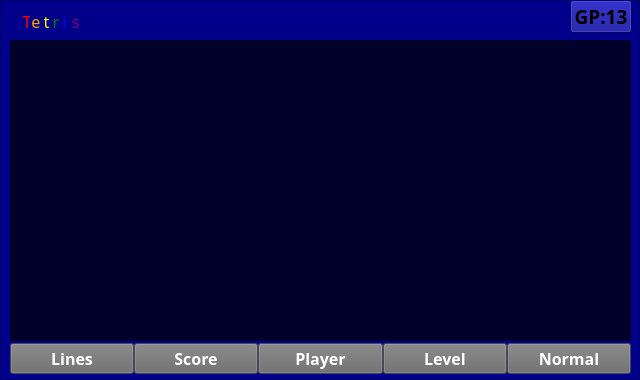
<?xml version="1.0" encoding="UTF-8"?>
<ui version="4.0">
 <class>MainWindow</class>
 <widget class="QMainWindow" name="MainWindow">
  <property name="geometry">
   <rect>
    <x>0</x>
    <y>0</y>
    <width>640</width>
    <height>380</height>
   </rect>
  </property>
  <property name="minimumSize">
   <size>
    <width>640</width>
    <height>380</height>
   </size>
  </property>
  <property name="maximumSize">
   <size>
    <width>640</width>
    <height>380</height>
   </size>
  </property>
  <property name="windowTitle">
   <string>Tetris</string>
  </property>
  <widget class="QWidget" name="centralwidget">
   <property name="minimumSize">
    <size>
     <width>640</width>
     <height>380</height>
    </size>
   </property>
   <property name="maximumSize">
    <size>
     <width>640</width>
     <height>380</height>
    </size>
   </property>
   <widget class="QFrame" name="frame_3">
    <property name="geometry">
     <rect>
      <x>0</x>
      <y>0</y>
      <width>640</width>
      <height>380</height>
     </rect>
    </property>
    <property name="minimumSize">
     <size>
      <width>640</width>
      <height>380</height>
     </size>
    </property>
    <property name="maximumSize">
     <size>
      <width>640</width>
      <height>380</height>
     </size>
    </property>
    <property name="styleSheet">
     <string notr="true">background: darkblue</string>
    </property>
    <property name="frameShape">
     <enum>QFrame::StyledPanel</enum>
    </property>
    <property name="frameShadow">
     <enum>QFrame::Raised</enum>
    </property>
    <widget class="QLabel" name="label_3">
     <property name="geometry">
      <rect>
       <x>20</x>
       <y>10</y>
       <width>14</width>
       <height>22</height>
      </rect>
     </property>
     <property name="font">
      <font>
       <family>Ravie</family>
       <pointsize>12</pointsize>
      </font>
     </property>
     <property name="styleSheet">
      <string notr="true">color: red;
</string>
     </property>
     <property name="text">
      <string>T</string>
     </property>
     <property name="alignment">
      <set>Qt::AlignCenter</set>
     </property>
    </widget>
    <widget class="QLabel" name="label_5">
     <property name="geometry">
      <rect>
       <x>50</x>
       <y>10</y>
       <width>12</width>
       <height>22</height>
      </rect>
     </property>
     <property name="font">
      <font>
       <family>Ravie</family>
       <pointsize>12</pointsize>
      </font>
     </property>
     <property name="styleSheet">
      <string notr="true">color: green;
</string>
     </property>
     <property name="text">
      <string>r</string>
     </property>
     <property name="alignment">
      <set>Qt::AlignCenter</set>
     </property>
    </widget>
    <widget class="QLabel" name="label_7">
     <property name="geometry">
      <rect>
       <x>60</x>
       <y>10</y>
       <width>9</width>
       <height>22</height>
      </rect>
     </property>
     <property name="font">
      <font>
       <family>Ravie</family>
       <pointsize>12</pointsize>
      </font>
     </property>
     <property name="styleSheet">
      <string notr="true">color: blue;
</string>
     </property>
     <property name="text">
      <string>i</string>
     </property>
     <property name="alignment">
      <set>Qt::AlignCenter</set>
     </property>
    </widget>
    <widget class="QLabel" name="label_6">
     <property name="geometry">
      <rect>
       <x>70</x>
       <y>10</y>
       <width>12</width>
       <height>22</height>
      </rect>
     </property>
     <property name="font">
      <font>
       <family>Ravie</family>
       <pointsize>12</pointsize>
      </font>
     </property>
     <property name="styleSheet">
      <string notr="true">color: purple;
</string>
     </property>
     <property name="text">
      <string>s</string>
     </property>
     <property name="alignment">
      <set>Qt::AlignCenter</set>
     </property>
    </widget>
    <widget class="QLabel" name="label_4">
     <property name="geometry">
      <rect>
       <x>40</x>
       <y>10</y>
       <width>13</width>
       <height>22</height>
      </rect>
     </property>
     <property name="font">
      <font>
       <family>Ravie</family>
       <pointsize>12</pointsize>
      </font>
     </property>
     <property name="styleSheet">
      <string notr="true">color: Yellow;
</string>
     </property>
     <property name="text">
      <string>t</string>
     </property>
     <property name="alignment">
      <set>Qt::AlignCenter</set>
     </property>
    </widget>
    <widget class="QLabel" name="label_8">
     <property name="geometry">
      <rect>
       <x>30</x>
       <y>10</y>
       <width>12</width>
       <height>22</height>
      </rect>
     </property>
     <property name="font">
      <font>
       <family>Ravie</family>
       <pointsize>12</pointsize>
      </font>
     </property>
     <property name="styleSheet">
      <string notr="true">color: orange;
</string>
     </property>
     <property name="text">
      <string>e</string>
     </property>
     <property name="alignment">
      <set>Qt::AlignCenter</set>
     </property>
    </widget>
    <widget class="QFrame" name="Board">
     <property name="geometry">
      <rect>
       <x>10</x>
       <y>40</y>
       <width>621</width>
       <height>301</height>
      </rect>
     </property>
     <property name="styleSheet">
      <string notr="true">background: rgba(0,0,0,0.7);</string>
     </property>
    </widget>
    <widget class="QPushButton" name="StartBtn">
     <property name="geometry">
      <rect>
       <x>570</x>
       <y>0</y>
       <width>62</width>
       <height>33</height>
      </rect>
     </property>
     <property name="font">
      <font>
       <family>Segoe Print</family>
       <pointsize>14</pointsize>
       <weight>75</weight>
       <bold>true</bold>
      </font>
     </property>
     <property name="mouseTracking">
      <bool>false</bool>
     </property>
     <property name="styleSheet">
      <string notr="true">border: none;
color: green;

QPushButton::pressed 
{ 
	color: white;
 }

QPushButton::hover
{
	 text-decoration: underline; 
	text-decoration-color: green;	
}</string>
     </property>
     <property name="text">
      <string>GP:13</string>
     </property>
     <property name="checkable">
      <bool>false</bool>
     </property>
    </widget>
    <widget class="QWidget" name="">
     <property name="geometry">
      <rect>
       <x>10</x>
       <y>340</y>
       <width>621</width>
       <height>38</height>
      </rect>
     </property>
     <layout class="QHBoxLayout" name="horizontalLayout_4">
      <property name="spacing">
       <number>0</number>
      </property>
      <item>
       <widget class="QPushButton" name="pushButton">
        <property name="font">
         <font>
          <family>Segoe Print</family>
          <pointsize>12</pointsize>
          <weight>75</weight>
          <bold>true</bold>
         </font>
        </property>
        <property name="styleSheet">
         <string notr="true">color: white;
background: grey;
background: rgba(105,105,105,0.7);</string>
        </property>
        <property name="text">
         <string>Lines</string>
        </property>
       </widget>
      </item>
      <item>
       <widget class="QPushButton" name="pushButton_2">
        <property name="font">
         <font>
          <family>Segoe Print</family>
          <pointsize>12</pointsize>
          <weight>75</weight>
          <bold>true</bold>
         </font>
        </property>
        <property name="styleSheet">
         <string notr="true">color: white;
background: grey;
background: rgba(105,105,105,0.7);</string>
        </property>
        <property name="text">
         <string>Score</string>
        </property>
       </widget>
      </item>
      <item>
       <widget class="QPushButton" name="pushButton_10">
        <property name="font">
         <font>
          <family>Segoe Print</family>
          <pointsize>12</pointsize>
          <weight>75</weight>
          <bold>true</bold>
         </font>
        </property>
        <property name="styleSheet">
         <string notr="true">color: white;
background: grey;
background: rgba(105,105,105,0.7);</string>
        </property>
        <property name="text">
         <string>Player</string>
        </property>
       </widget>
      </item>
      <item>
       <widget class="QPushButton" name="pushButton_11">
        <property name="font">
         <font>
          <family>Segoe Print</family>
          <pointsize>12</pointsize>
          <weight>75</weight>
          <bold>true</bold>
         </font>
        </property>
        <property name="styleSheet">
         <string notr="true">color: white;
background: grey;
background: rgba(105,105,105,0.7);</string>
        </property>
        <property name="text">
         <string>Level</string>
        </property>
       </widget>
      </item>
      <item>
       <widget class="QPushButton" name="pushButton_12">
        <property name="font">
         <font>
          <family>Segoe Print</family>
          <pointsize>12</pointsize>
          <weight>75</weight>
          <bold>true</bold>
         </font>
        </property>
        <property name="styleSheet">
         <string notr="true">color: white;
background: grey;
background: rgba(105,105,105,0.7);</string>
        </property>
        <property name="text">
         <string>Normal</string>
        </property>
       </widget>
      </item>
     </layout>
     <zorder>pushButton_12</zorder>
     <zorder>pushButton_11</zorder>
     <zorder>pushButton_10</zorder>
     <zorder>pushButton</zorder>
     <zorder>pushButton_2</zorder>
    </widget>
    <zorder>Board</zorder>
    <zorder>label_3</zorder>
    <zorder>label_5</zorder>
    <zorder>label_7</zorder>
    <zorder>label_6</zorder>
    <zorder>label_4</zorder>
    <zorder>label_8</zorder>
    <zorder>StartBtn</zorder>
    <zorder></zorder>
   </widget>
  </widget>
 </widget>
 <resources/>
 <connections/>
</ui>
